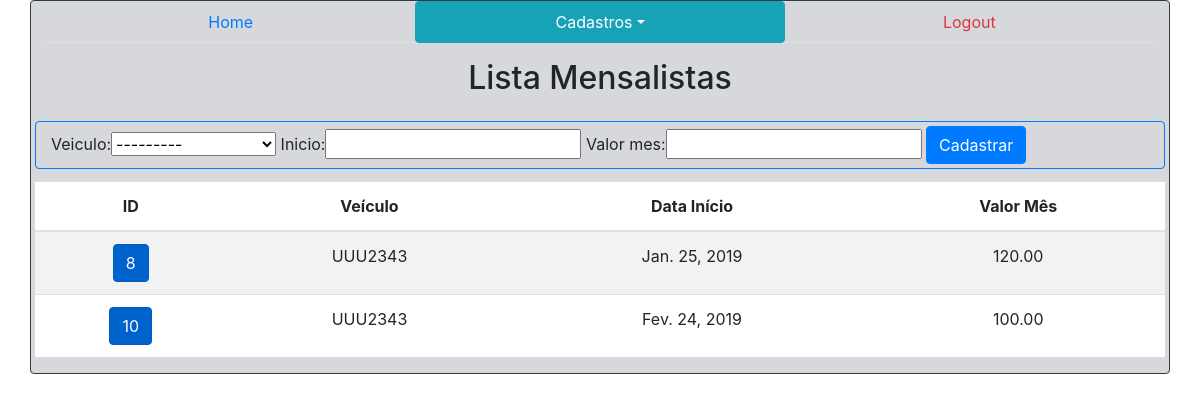
Screenshot of /sistema/mensalistas/ (signed in) with the database file from the repository.
### core/models.py (models this page shows, shortened)
class Mensalista(models.Model):
	veiculo = models.ForeignKey(Veiculo, on_delete=models.CASCADE)
	inicio = models.DateField()
	valor_mes = models.DecimalField(max_digits=6, decimal_places=2)

class Veiculo(models.Model):
	marca = models.ForeignKey(Marca, on_delete=models.CASCADE)
	placa = models.CharField(max_length=7)
	cor = models.CharField(max_length=15)
	observacoes = models.TextField()
	proprietario = models.ForeignKey(Pessoa, on_delete=models.CASCADE)
	def __str__(self):
		return self.placa + " - " + self.marca.nome

### core/views.py (the view)
# urls.py: path('mensalistas/', lista_mensalistas, name='core_lista_mensalistas'),
@login_required
def lista_mensalistas(request):
	mensalistas = Mensalista.objects.all()
	form = MensalistaForm()
	data = {'mensalistas': mensalistas, 'form': form}
	return render(request, 'core/lista_mensalistas.html', data)

### core/forms.py
class MensalistaForm(ModelForm):
	class Meta:
		model = Mensalista
		fields = '__all__'

### core/templates/core/lista_mensalistas.html (shortened to what this page needs)
{% extends 'base.html' %}
{% load bootstrap %}
{% block menu %}
<div class="row mb-3">
	<div class="col-sm-12">
		<ul class="nav nav-tabs nav-justified">
			<li class="nav-item">
    			<a class="nav-link btn btn-outline-primary"
    			href="{% url 'core_home' %}">Home</a>
  			</li>
  			<li class="nav-item dropdown">
    			<a class="nav-link dropdown-toggle btn btn-outline-info active" data-toggle="dropdown" href="#" role="button" aria-haspopup="true" aria-expanded="false">Cadastros</a>
  			</li>
  			<li class="nav-item">
    			<a class="nav-link btn btn-outline-danger" href="/accounts/logout">Logout</a>
  			</li>
		</ul>
	</div>
</div>
{% endblock %}
{% block main %}
<div class="row mb-3">
	<div class="col-sm-12 text-center">
		<h2>Lista Mensalistas</h2>
	</div>
</div>
<div class="row pl-1 pr-1 pb-1 mb-2">
	<div class="col-sm-12 border border-primary rounded pt-1 pb-1"
	style="max-height: 306px">
		<form class="" action="{% url 'core_cadastra_mensalistas' %}"
		method="POST">
		{{ form|bootstrap }}
			<button class="btn btn-primary"
			type="submit">Cadastrar</button>
		</form>
	</div>
</div>
<div class="row">
	<div class="col-sm-12 pl-1 pr-1 text-center table-responsive">
		<table class="table table-striped">
  			<thead>
    			<tr>
      				<th scope="col">ID</th>
				    <th scope="col">Veículo</th>
				    <th scope="col">Data Início</th>
				    <th scope="col">Valor Mês</th>
    			</tr>
  			</thead>
  			<tbody>
					{% for mensalista in mensalistas %}
				<tr>
      				<th scope="row">
      					<a href="{% url 'core_update_mensalistas' mensalista.id %}" class="btn btn-primary active"
						role="button" aria-pressed="true">
   						{{mensalista.id}}
  						</a>
      				</th>
      				<td>{{mensalista.veiculo.placa}}</td>
      				<td>{{mensalista.inicio}}</td>
      				<td>{{mensalista.valor_mes}}</td>
    			</tr>
 					{% endfor %}
  			</tbody>
		</table>
   	</div>
</div>
{% endblock %}

### rows the page displays
Mensalista: id "8", veiculo.placa "UUU2343", inicio "Jan. 25, 2019", valor_mes "120.00"
Mensalista: id "10", veiculo.placa "UUU2343", inicio "Fev. 24, 2019", valor_mes "100.00"
